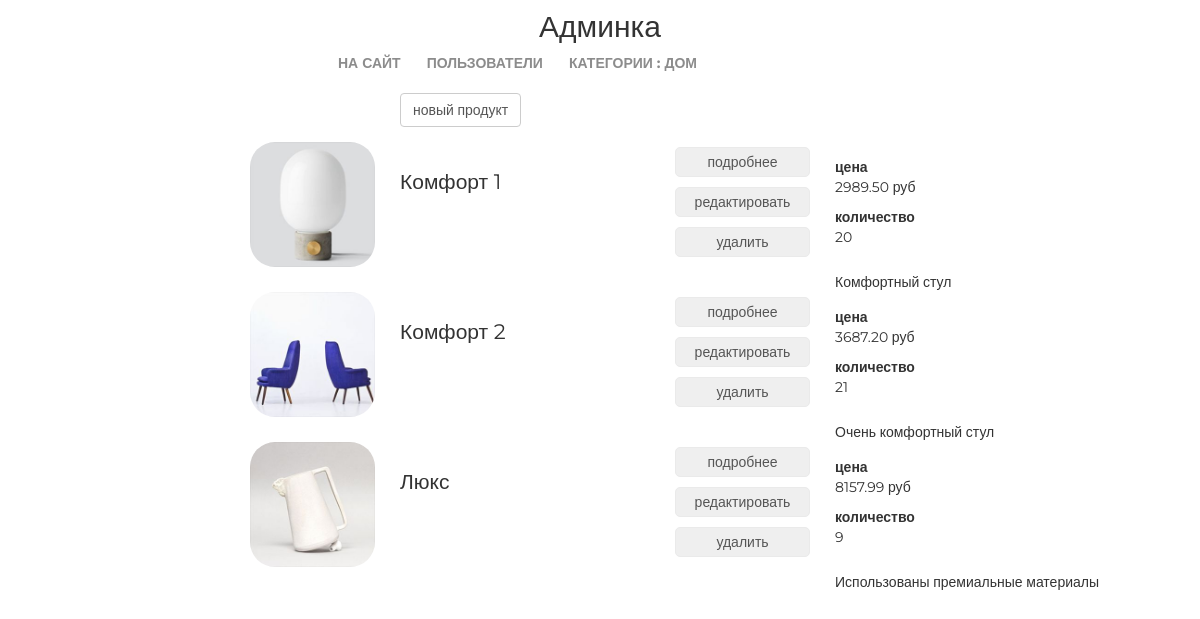
Screenshot of /my/admin/category/5/products/ (signed in) with the database file from the repository.
### mainapp/models.py (models this page shows, shortened)
class ProductCategory(models.Model):
    name = models.CharField(verbose_name='имя категории', max_length=128)
    description = models.TextField(verbose_name='описание категории', blank=True)
    is_active = models.BooleanField(default=True)
    class Meta:
        ordering = ['name']

class Product(models.Model):
    category = models.ForeignKey(ProductCategory,
                                 on_delete=models.CASCADE,
                                 verbose_name='категория продукта')
    name = models.CharField('имя продукта', max_length=128)
    image = models.ImageField(upload_to='products_images', blank=True)
    short_desc = models.CharField('краткое описание продукта', max_length=64, blank=True)
    description = models.TextField('описание продукта', blank=True)
    price = models.DecimalField('цена продукта', max_digits=8, decimal_places=2, default=0)
    quantity = models.PositiveIntegerField('количество на складе', default=0)
    is_active = models.BooleanField(default=True)
    class Meta:
        verbose_name = 'продукт'
        verbose_name_plural = 'продукты'

### adminapp/views.py (the view)
# urls.py: path('category/<int:category_pk>/products/', adminapp.category_products, name='category_products'),
@user_passes_test(lambda u: u.is_superuser)
def category_products(request, category_pk):
    category = get_object_or_404(ProductCategory, pk=category_pk)
    object_list = category.product_set.all()
    context = {
        'page_title': f'категория {category.name}/продукты',
        'category': category,
        'object_list': object_list
    }
    return render(request, 'adminapp/category_products_list.html', context)

### mainapp/context_processors.py (called while the page is built)
def catalog_menu(request):
    return {'catalog_menu': ProductCategory.objects.filter(is_active=True),
    }

### geekshop/adminapp/templates/adminapp/category_products_list.html
{% extends 'adminapp/base.html' %}
{% load static %}
{% block container %}
    <div class="products_list">
        <a class="new_product btn btn-default"
           href={% url 'my_admin:product_create' category_pk=category.pk %}>новый продукт</a>
        {% for object in object_list %}
            <div class="product_record {% if not object.is_active %}not_active{% endif %}">
                <img src="/media/{{ object.image|default:'products_images/default.jpg' }}" alt="{{ object.name }}">
                <div class="product_name">
                    {{ object.name|title }}
                </div>
                <div class="product_actions">
                    <button>
                        <a href=>подробнее</a>
                    </button>
                    <button>
                        <a href=>редактировать</a>
                    </button>
                    <button>
                        <a href=>удалить</a>
                    </button>
                </div>
                <div class="summary">
                    <b>цена</b>
                    <p>{{ object.price }} руб</p>
                    <b>количество</b>
                    <p>{{ object.quantity }}</p>
                </div>
                <div class="product_desc">
                    {{ object.short_desc|capfirst }}
                </div>
            </div>
        {% endfor %}
    </div>
{% endblock %}

### geekshop/adminapp/templates/adminapp/includes/inc__admin_menu.html
<ul class="menu">
    <li>
        <a href="{% url 'main:index' %}">на сайт</a>
    </li>
    <li>
        <a href="{% url 'my_admin:index' %}">пользователи</a>
    </li>
    <li>
        <a href="{% url 'my_admin:categories_read' %}">
            категории
            {% if category %}
                : {{ category.name }}
            {% endif %}
        </a>
    </li>
</ul>

### static/css/style.css (style rules this page uses)
* { margin: 0; padding: 0; }
body { font-family: 'Montserrat', sans-serif; }
html, body { height: 100%; }
.products_list { margin-left: 250px; }
.products_list .new_product { margin-left: 150px; }
.products_list button { border: 1px solid #eaeaea; border-radius: 5px; height: 30px; margin: 5px auto; width: 135px; padding: 0 15px; }
.products_list a { color: #555; text-decoration: none; }
.product_record { height: 125px; margin: 15px auto; position: relative; }
.product_record .product_name { display: block; float: left; margin-top: 25px; margin-left: 25px; width: 250px; font-size: 150%; }
.product_record .product_actions { display: block; float: left; margin-top: 0px; margin-left: 25px; width: 135px; }
.product_record .product_desc { display: block; float: left; margin-top: 15px; margin-left: 25px; width: 350px; }
.product_record .summary { display: block; float: left; margin-top: 15px; margin-left: 25px; width: 100px; }
.product_record img { display: block; float: left; height: 125px; width: 125px; border-radius: 25px; }
.admin_menu ul.menu { display: block; float: none; width: 550px; height: 50px; margin: auto; color: #555; }
.menu { list-style-type: none; margin-top: 67px; float: right; }
.menu li { float: left; }
.menu a { color: #8c8c8c; font-size: 14px; font-weight: 700; text-align: right; text-transform: uppercase; text-decoration: none; padding: 10px 13px; }

### rows the page displays
ProductCategory: name "ДОМ"
Product: image (picture), name "Комфорт 1", price "2989.50", quantity "20", short_desc "Комфортный стул"
Product: image (picture), name "Комфорт 2", price "3687.20", quantity "21", short_desc "Очень комфортный стул"
Product: image (picture), name "Люкс", price "8157.99", quantity "9", short_desc "Использованы премиальные материалы"
